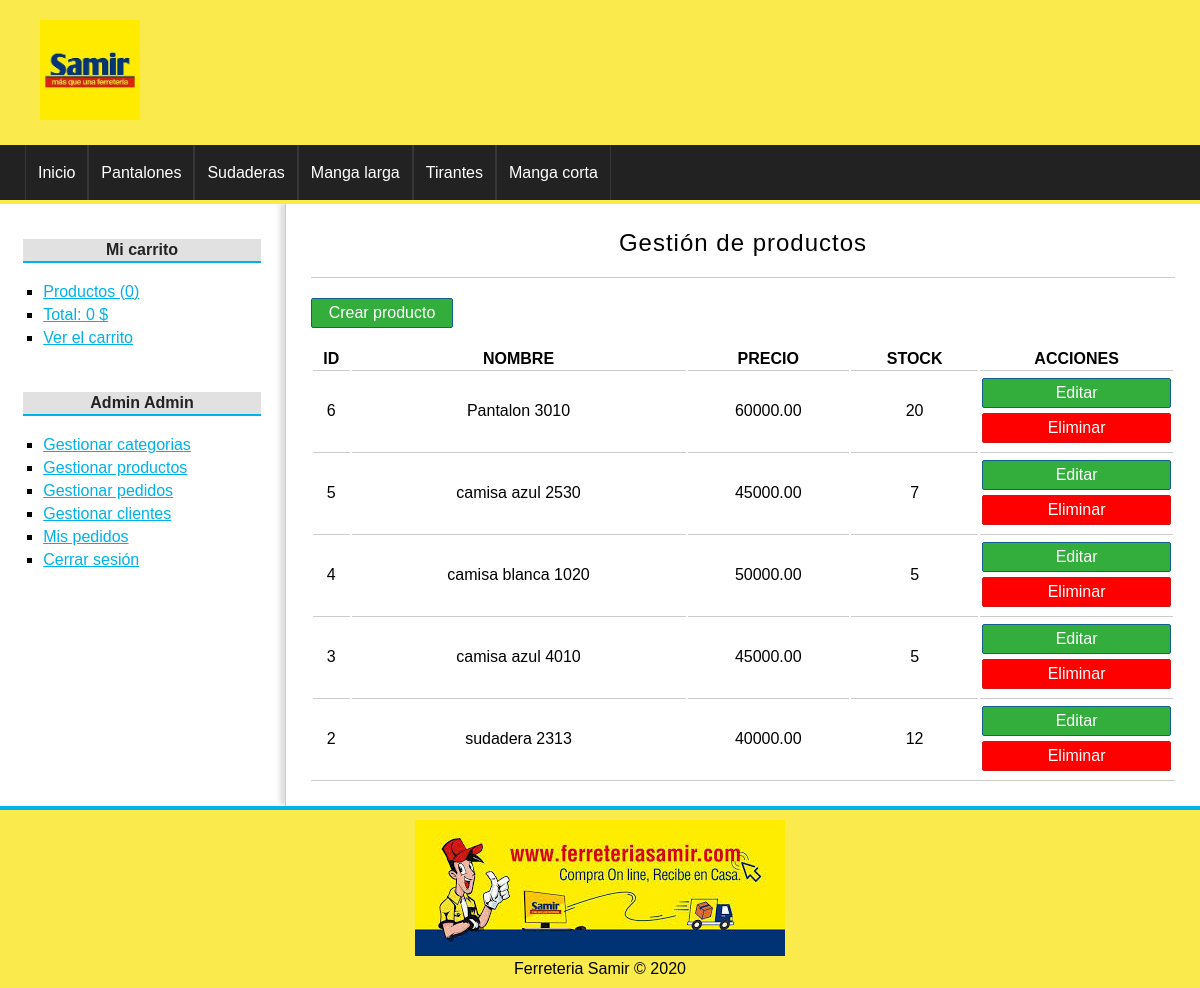
Page /producto/gestion (signed in) on the committed database.
### tables this page shows
CREATE TABLE `categorias` (
  `id` int(255) NOT NULL,
  `nombre` varchar(100) NOT NULL
);

CREATE TABLE `productos` (
  `id` int(255) NOT NULL,
  `categoria_id` int(255) NOT NULL,
  `nombre` varchar(100) NOT NULL,
  `descripcion` text DEFAULT NULL,
  `precio` float(100,2) NOT NULL,
  `stock` int(255) NOT NULL,
  `oferta` varchar(2) DEFAULT NULL,
  `fecha` date NOT NULL,
  `imagen` varchar(255) DEFAULT NULL
);

### config/db.php (called while the page is built)
<?php
class Database{
	public static function connect(){
		$db = new mysqli('localhost', 'root', '', 'tienda_master');
		$db->query("SET NAMES 'utf8'");
		return $db;
	}
}

### helpers/utils.php (called while the page is built, shortened)
<?php
class Utils{
	public static function showCategorias(){
		require_once 'models/categoria.php';
		$categoria = new Categoria();
		$categorias = $categoria->getAll();
		return $categorias;
	}
}

### models/categoria.php (called while the page is built, shortened)
<?php
class Categoria{
	private $db;
	public function __construct() {
		$this->db = Database::connect();
	}
	public function getAll(){
		$categorias = $this->db->query("SELECT * FROM categorias ORDER BY id DESC;");
		return $categorias;
	}
}

### controllers/ProductoController.php (called while the page is built, shortened)
<?php
require_once 'models/producto.php';
class productoController{
	public function gestion(){
		$producto = new Producto();
		$productos = $producto->getAll();
		require_once 'views/producto/gestion.php';
	}
}

### models/producto.php (called while the page is built, shortened)
 <?php
class Producto{
	private $db;
	public function __construct() {
		$this->db = Database::connect();
	}
	public function getAll(){
		$productos = $this->db->query("SELECT * FROM productos ORDER BY id DESC");
		return $productos;
	}
}

### views/producto/gestion.php (the view, shortened to what this page needs)
<h1>Gestión de productos</h1>
<a href="<?=base_url?>producto/crear" class="button button-small">
	Crear producto
</a>
<table>
	<tr>
		<th>ID</th>
		<th>NOMBRE</th>
		<th>PRECIO</th>
		<th>STOCK</th>
		<th>ACCIONES</th>
	</tr>
	<?php while($pro = $productos->fetch_object()): ?>
		<tr>
			<td><?=$pro->id;?></td>
			<td><?=$pro->nombre;?></td>
			<td><?=$pro->precio;?></td>
			<td><?=$pro->stock;?></td>
			<td>
				<a href="<?=base_url?>producto/editar&id=<?=$pro->id?>" class="button button-gestion">Editar</a>
				<a href="<?=base_url?>producto/eliminar&id=<?=$pro->id?>" class="button button-gestion button-red">Eliminar</a>
			</td>
		</tr>
	<?php endwhile; ?>
</table>

### views/layout/header.php (shortened to what this page needs)
<!DOCTYPE HTML>
<html lang="es">
	<head>
		<link rel="stylesheet" href="<?=base_url?>assets/css/styles.css" />
	</head>
	<body>
		<div id="container">
			<header id="header">
				<div id="logo">
					<img src="<?=base_url?>assets/img/samir.jpg" alt="Ferreteria Samir" />
				</div>
			</header>
			<?php $categorias = Utils::showCategorias(); ?>
			<nav id="menu">
				<ul>
					<li>
						<a href="<?=base_url?>">Inicio</a>
					</li>
					<?php while($cat = $categorias->fetch_object()): ?>
						<li>
							<a href="<?=base_url?>categoria/ver&id=<?=$cat->id?>"><?=$cat->nombre?></a>
						</li>
					<?php endwhile; ?>
				</ul>
			</nav>
			<div id="content">

### assets/css/styles.css (style rules this page uses)
* { padding: 0px; margin: 0px; font-family: sans-serif, Helvetica, Arial; }
a { color: #01B1EA; }
table { text-align: center; width: 100%; border-bottom: 1px solid #ccc; }
td { border-top: 1px solid #ccc; padding: 2px; }
#container { width: 100%; margin: 0px auto; box-shadow: 0px 0px 10px gray; background: white; }
#header { height: 145px; background: #FAEA4C; }
#logo { padding: 20px; margin-left: 20px; float:left; }
#logo img { float:left; height: 100px; }
#menu { clear:both; background: #222; color: white; height: 55px; border-bottom: 4px solid #FAEA4C; }
#menu ul { list-style: none; text-decoration: none; margin: 0px auto; margin-left: 25px; }
#menu ul li { line-height: 55px; float:left; border-right: 1px solid #363636; }
#menu a { display: block; color: white; text-decoration: none; padding-left: 12px; padding-right: 12px; transition: all 300ms; }
#menu a:first-child { border-left: 1px solid #363636; }
#content { margin: 0px auto; overflow: hidden; background: white; }
input[type="button"], input[type="submit"], button, .button { display: block; border-radius: 2px; width: auto; padding: 5px; padding-left: 10px; padding-right: 10px; color: white; background: #2979CD; border: 1px solid #11608E; cursor:pointer; }
.button { background: #33AE3D; color: white !important; text-decoration: none; }
.button-small { width: 120px; text-align: center; margin-bottom: 20px; }
.button-gestion { margin-top: 5px; margin-bottom: 5px; }
.button-red { background: red; border: 1px solid #cf1717; }
#central h1 { font-size: 24px; font-weight: normal; letter-spacing: 1px; text-align: center; border-bottom: 1px solid #ccc; margin-bottom: 20px; padding: 20px; padding-top: 0px; }

### rows in the picture
categorias: nombre "Pantalones"
categorias: nombre "Sudaderas"
categorias: nombre "Manga larga"
categorias: nombre "Tirantes"
categorias: nombre "Manga corta"
productos: id "6", nombre "Pantalon 3010", precio "60000.00", stock "20"
productos: id "5", nombre "camisa azul 2530", precio "45000.00", stock "7"
productos: id "4", nombre "camisa blanca 1020", precio "50000.00", stock "5"
productos: id "3", nombre "camisa azul 4010", precio "45000.00", stock "5"
productos: id "2", nombre "sudadera 2313", precio "40000.00", stock "12"

### other values in the picture
$stats['count'] "0"
$stats['total'] "0"
$_SESSION['identity']->nombre "Admin"
$_SESSION['identity']->apellidos "Admin"
